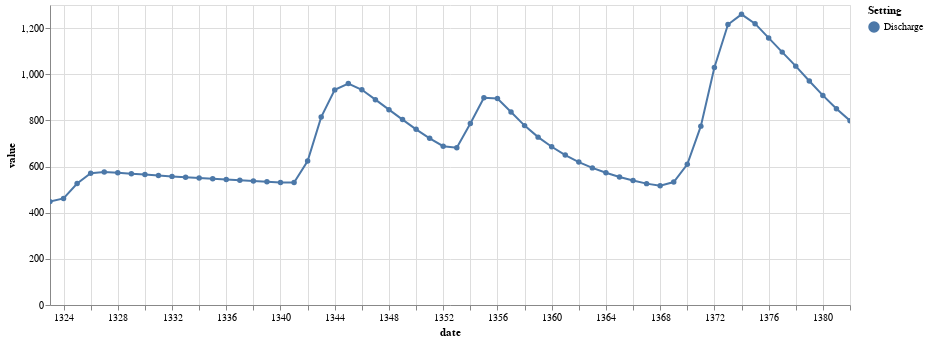

Notebook code for this chart:
### Markdown cell above
## Outputs

Please run the code cell below to visualize the outputs. The notebook can also be used to visualize data of previous LISFLOOD runs. When running the [Outputs](#Outputs) code cell, the notebook checks whether the [Processing](#Processing) code cell has been executed before. If yes, it opens the output files coming from this LISFLOOD run. If not, it opens another file chooser where you can choose the output folder that you would like to visualize.

### Code cell
# Click to EXPAND

# returns element in NetCDF array
def subfinder(mylist, parameter):
    for i in range(len(mylist)):
        if mylist[i][0] == parameter:
            match = mylist[i][1]
    return match


# updates date of spatial plot from time slider
def update_time(date):
    mm.set_array(subfinder(datasets, parameter_dropdown.value)[parameter_dropdown.value][:][date].ravel())
    title = '{}: {}'.format(parameter_dropdown.value, datevar[0][date].strftime('%d %b %Y'))
    plt.title(title, size='xx-large')
    plt.draw()


#  updates parameter of spatial plot from dropdown menu
def update_parameter(parameter):
    mm.set_array(subfinder(datasets, parameter)[parameter][:][date_slider.value].ravel())
    mm.autoscale()
    cbar.update_normal(mm)
    title = '{}: {}'.format(parameter, datevar[0][date_slider.value].strftime('%d %b %Y'))
    plt.title(title, size='xx-large')
    plt.draw()


# adds CSV data to time series data frame
def addData(df, path, setting):
    df_temp = pd.read_csv(path, delim_whitespace=True, header=None)
    df_temp = df_temp.drop([0, 1, 2, 3], axis=0)
    df_temp = df_temp.drop([2, 3, 4, 5, 6, 7, 8, 9], axis=1)
    df_temp.columns = ['date', 'value']
    df_temp.insert(0, 'setting', [setting] * len(df_temp.index), True)

    return pd.concat([df, df_temp], axis=0, ignore_index=True)


# plots spatial and time series output data
def plot(chooser, output_dir):
    # sets path to output directory depending on function parameters
    if output_dir:
        path = chooser.selected_path
    else:
        path = os.path.join(chooser.selected_path, 'out')

    # checks whether output data is present
    if len(glob.glob('{}/*.nc'.format(path))) == 0 and len(glob.glob('{}/*.tss'.format(path))) == 0:
        print('No output files in {}.'.format(path))

    global datevar
    
    # checks for 'dis_run.tss' file
    if os.path.isfile('{}/dis_run.tss'.format(path)):
        # creates data frame and reads 'dis_run.tss'
        df = pd.DataFrame()
        df = addData(df, '{}/dis_run.tss'.format(path), 'Discharge')
        # if output was generated using the processing section of this notebook,
        # the calendar start day can be read from the XML file
        if 'CalendarDayStart' in globals():
            dates = []
            DtSec = datetime.timedelta(seconds=int(DtSec_xml[1].attrib['value']))
            for factor in df['date']:
                dates.append(CalendarDayStart + (int(factor) - 1) * DtSec)
            df['date'] = dates
        elif 'datevar' in globals():
            df['date'] = datevar[0].tolist()
        # if not, x-axis can not be reformated
        else:
            print('No reference data on CalendarDayStart to format x-axis of time series plot.')
        # plots data
        selection = alt.selection_multi(fields=['setting'], bind='legend')
        chart = alt.Chart(df
                ).mark_line(point=True
                ).encode(x='date:T',
                         y='value:Q',
                         color=alt.Color('setting', legend=alt.Legend(title="Setting")),
                         opacity=alt.condition(selection, alt.value(1), alt.value(0.2))
                ).add_selection(selection
                ).interactive(bind_y=False
                ).properties(width=800, height=300)
        # display outputs
        display(ipywidgets.HTML(value = f"<center><b><font size=5>{'Discharge Time Series'}</b></center>"))
        display(chart)

    # check for spatial output files in output folder
    if len(glob.glob('{}/*.nc'.format(path))) != 0:

        global datasets
        global date_slider
        global parameter_dropdown
        global mm
        global cbar

        # list of paths to  all spatial output files except avgdis and lzavin
        paths_datasets = list(filter(lambda number: (not number.endswith('avgdis.nc') and not number.endswith('lzavin.nc')),
                                     glob.glob('{}/*.nc'.format(path))))
        
        if 'datasets' in locals():
            datasets.clear()
        else:
            datasets = []

        i = 0
        # open netCDF datasets
        for dataset in paths_datasets:
            datasets.append([dataset.split('/')[-1].split('.')[0], netCDF4.Dataset(paths_datasets[i])])
            i = i + 1

        # get dates from NetCDF file
        try:
            # get calendar
            t_cal = datasets[0][1].variables['time'].calendar
        except AttributeError:
            t_cal = u"gregorian"
        datevar = []
        with warnings.catch_warnings():
            warnings.filterwarnings("ignore")
            datevar.append(netCDF4.num2date(datasets[0][1].variables['time'][:],  # get values
                                        units=datasets[0][1].variables['time'].units,  # get unit
                                        calendar=t_cal))

        # create drowdown menu with all available outputs
        parameter_dropdown = ipywidgets.Dropdown(options=[item[0] for item in datasets], description='Parameter:')
        # create date slider for given time period
        date_slider = ipywidgets.IntSlider(min=0, max=len(datasets[0][1].dimensions['time']) - 1, step=1, value=0,
                                           description='Date:')
        # create simulation controls
        play = ipywidgets.Play(
            min=0,
            max=len(datasets[0][1].dimensions['time']) - 1,
            step=1,
            description="Press play",
            disabled=False
        )

        # get chosen parameter
        parameter = parameter_dropdown.value
        # create figure
        out_spatial = ipywidgets.Output()
        with out_spatial:
            # create figure with open street map
            request = cimgt.OSM()
            fig, ax = plt.subplots(figsize=(8,4), subplot_kw=dict(projection=request.crs))
            ax.add_image(request, 8)
            cmap = plt.cm.cool
            vmin = np.min(subfinder(datasets, parameter)[parameter][:])
            vmax = np.max(subfinder(datasets, parameter)[parameter][:])
            #vmax = np.percentile(subfinder(datasets, parameter)[parameter][:], 97.5)
            mm = ax.pcolormesh(subfinder(datasets, parameter)['lon'][:],
                               subfinder(datasets, parameter)['lat'][:],
                               subfinder(datasets, parameter)[parameter][:][0],
                               vmin=vmin,
                               vmax=vmax,
                               transform=ccrs.PlateCarree(),
                               cmap=cmap,
                               alpha=0.5)
            cbar = plt.colorbar(mm, shrink=0.7)
            cbar.ax.tick_params(labelsize=17)
            update_time(0)
            
        # update plot when user changes parameter in dropdown menu
        ipywidgets.interactive(update_parameter, parameter=parameter_dropdown)
        # update plot when user changes date slider
        ipywidgets.interactive(update_time, date=date_slider)
        # update plot when user starts simulation
        ipywidgets.jslink((play, 'value'), (date_slider, 'value'))

        # display outputs
        display(ipywidgets.HTML(value = f"<center><b><font size=5>{'Spatial Outputs'}</b></center>"))
        display(out_spatial)
        display(ipywidgets.HBox([play, date_slider, parameter_dropdown]))
        print('\n\n\n\n\n\n\n\n')
        

####################################################
####################### CODE #######################
####################################################

# check if filechooser exist from processing
if 'fc' in locals():
    plot(fc[1], output_dir=False)
# if not show file chooser
else:
    # create file chooser for output folder
    chooser = FileChooser(os.getcwd())
    # sets title of file chooser
    chooser.title = '<b>Please select output folder:</b>'
    # only show folders
    chooser.show_only_dirs = True
    # show directory icons
    chooser.use_dir_icons = True
    # callback function
    chooser.register_callback(functools.partial(plot, output_dir=True))
    # display file chooser
    display(chooser)

### Figure 1 — Vega-Lite specification as saved in the notebook (floating-point values rounded to 4 significant figures)
{"config": {"view": {"continuousWidth": 300, "continuousHeight": 300}}, "data": {"name": "data-c4e594da2c833d7785617479e6d144b9"}, "mark": {"type": "line", "point": true}, "encoding": {"color": {"field": "setting", "legend": {"title": "Setting"}, "type": "nominal"}, "opacity": {"condition": {"param": "param_630d8a23fba5f65b", "value": 1}, "value": 0.2}, "x": {"field": "date", "type": "temporal"}, "y": {"field": "value", "type": "quantitative"}}, "height": 300, "params": [{"name": "param_630d8a23fba5f65b", "select": {"type": "point", "fields": ["setting"]}, "bind": "legend"}, {"name": "param_db82be42624d4632", "select": {"type": "interval", "encodings": ["x"]}, "bind": "scales"}], "width": 800, "$schema": "https://vega.github.io/schema/vega-lite/v6.1.0.json", "datasets": {"data-c4e594da2c833d7785617479e6d144b9": [{"setting": "Discharge", "date": "11323", "value": "447.961"}, {"setting": "Discharge", "date": "11324", "value": "461.924"}, {"setting": "Discharge", "date": "11325", "value": "526.32"}, {"setting": "Discharge", "date": "11326", "value": "571.33"}, {"setting": "Discharge", "date": "11327", "value": "576.631"}, {"setting": "Discharge", "date": "11328", "value": "573.136"}, {"setting": "Discharge", "date": "11329", "value": "569.089"}, {"setting": "Discharge", "date": "11330", "value": "565.137"}, {"setting": "Discharge", "date": "11331", "value": "561.239"}, {"setting": "Discharge", "date": "11332", "value": "557.347"}, {"setting": "Discharge", "date": "11333", "value": "553.651"}, {"setting": "Discharge", "date": "11334", "value": "550.194"}, {"setting": "Discharge", "date": "11335", "value": "546.947"}, {"setting": "Discharge", "date": "11336", "value": "543.812"}, {"setting": "Discharge", "date": "11337", "value": "540.757"}, {"setting": "Discharge", "date": "11338", "value": "537.625"}, {"setting": "Discharge", "date": "11339", "value": "534.498"}, {"setting": "Discharge", "date": "11340", "value": "531.208"}, {"setting": "Discharge", "date": "11341", "value": "530.348"}, {"setting": "Discharge", "date": "11342", "value": "624.025"}, {"setting": "Discharge", "date": "11343", "value": "814.242"}, {"setting": "Discharge", "date": "11344", "value": "932.202"}, {"setting": "Discharge", "date": "11345", "value": "959.768"}, {"setting": "Discharge", "date": "11346", "value": "932.558"}, {"setting": "Discharge", "date": "11347", "value": "889.856"}, {"setting": "Discharge", "date": "11348", "value": "846.414"}, {"setting": "Discharge", "date": "11349", "value": "803.443"}, {"setting": "Discharge", "date": "11350", "value": "761.275"}, {"setting": "Discharge", "date": "11351", "value": "722.197"}, {"setting": "Discharge", "date": "11352", "value": "688.259"}, {"setting": "Discharge", "date": "11353", "value": "681.503"}, {"setting": "Discharge", "date": "11354", "value": "786.264"}, {"setting": "Discharge", "date": "11355", "value": "897.969"}, {"setting": "Discharge", "date": "11356", "value": "894.47"}, {"setting": "Discharge", "date": "11357", "value": "836.443"}, {"setting": "Discharge", "date": "11358", "value": "777.338"}, {"setting": "Discharge", "date": "11359", "value": "727.458"}, {"setting": "Discharge", "date": "11360", "value": "685.737"}, {"setting": "Discharge", "date": "11361", "value": "649.876"}, {"setting": "Discharge", "date": "11362", "value": "619.246"}, {"setting": "Discharge", "date": "11363", "value": "594.173"}, {"setting": "Discharge", "date": "11364", "value": "572.945"}, {"setting": "Discharge", "date": "11365", "value": "554.673"}, {"setting": "Discharge", "date": "11366", "value": "539.125"}, {"setting": "Discharge", "date": "11367", "value": "525.935"}, {"setting": "Discharge", "date": "11368", "value": "516.596"}, {"setting": "Discharge", "date": "11369", "value": "532.869"}, {"setting": "Discharge", "date": "11370", "value": "609.673"}, {"setting": "Discharge", "date": "11371", "value": "775.09"}, {"setting": "Discharge", "date": "11372", "value": "1028.85"}, {"setting": "Discharge", "date": "11373", "value": "1215.31"}, {"setting": "Discharge", "date": "11374", "value": "1259.46"}, {"setting": "Discharge", "date": "11375", "value": "1219.13"}, {"setting": "Discharge", "date": "11376", "value": "1157.48"}, {"setting": "Discharge", "date": "11377", "value": "1095.84"}, {"setting": "Discharge", "date": "11378", "value": "1035.09"}, {"setting": "Discharge", "date": "11379", "value": "970.794"}, {"setting": "Discharge", "date": "11380", "value": "908.282"}, {"setting": "Discharge", "date": "11381", "value": "850.404"}, {"setting": "Discharge", "date": "11382", "value": "798.844"}]}}
